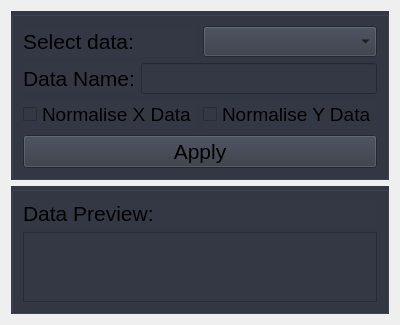
<?xml version="1.0" encoding="UTF-8"?>
<ui version="4.0">
 <class>Form</class>
 <widget class="QWidget" name="Form">
  <property name="geometry">
   <rect>
    <x>0</x>
    <y>0</y>
    <width>400</width>
    <height>300</height>
   </rect>
  </property>
  <property name="windowTitle">
   <string>Form</string>
  </property>
  <layout class="QVBoxLayout" name="verticalLayout_2">
   <item>
    <widget class="QGroupBox" name="groupBox">
     <property name="styleSheet">
      <string notr="true">background-color: rgb(51, 56, 68);</string>
     </property>
     <property name="title">
      <string/>
     </property>
     <layout class="QVBoxLayout" name="verticalLayout">
      <item>
       <layout class="QHBoxLayout" name="horizontalLayout">
        <item>
         <widget class="QLabel" name="label">
          <property name="font">
           <font>
            <pointsize>16</pointsize>
           </font>
          </property>
          <property name="text">
           <string>Select data:</string>
          </property>
         </widget>
        </item>
        <item>
         <widget class="QComboBox" name="cmb_data">
          <property name="enabled">
           <bool>true</bool>
          </property>
          <property name="font">
           <font>
            <pointsize>14</pointsize>
           </font>
          </property>
         </widget>
        </item>
       </layout>
      </item>
      <item>
       <layout class="QHBoxLayout" name="horizontalLayout_2">
        <item>
         <widget class="QLabel" name="label_2">
          <property name="font">
           <font>
            <pointsize>16</pointsize>
           </font>
          </property>
          <property name="text">
           <string>Data Name:</string>
          </property>
         </widget>
        </item>
        <item>
         <widget class="QLineEdit" name="le_dataName">
          <property name="enabled">
           <bool>true</bool>
          </property>
          <property name="font">
           <font>
            <pointsize>14</pointsize>
           </font>
          </property>
         </widget>
        </item>
       </layout>
      </item>
      <item>
       <layout class="QHBoxLayout" name="horizontalLayout_3">
        <item>
         <widget class="QCheckBox" name="cb_normaliseX">
          <property name="enabled">
           <bool>true</bool>
          </property>
          <property name="font">
           <font>
            <pointsize>14</pointsize>
           </font>
          </property>
          <property name="text">
           <string>Normalise X Data</string>
          </property>
         </widget>
        </item>
        <item>
         <widget class="QCheckBox" name="cb_normaliseY">
          <property name="enabled">
           <bool>true</bool>
          </property>
          <property name="font">
           <font>
            <pointsize>14</pointsize>
           </font>
          </property>
          <property name="text">
           <string>Normalise Y Data</string>
          </property>
         </widget>
        </item>
       </layout>
      </item>
      <item>
       <layout class="QHBoxLayout" name="horizontalLayout_4">
        <item>
         <widget class="QPushButton" name="pb_apply">
          <property name="font">
           <font>
            <pointsize>16</pointsize>
           </font>
          </property>
          <property name="text">
           <string>Apply</string>
          </property>
         </widget>
        </item>
       </layout>
      </item>
     </layout>
    </widget>
   </item>
   <item>
    <widget class="QGroupBox" name="groupBox_2">
     <property name="styleSheet">
      <string notr="true">background-color: rgb(51, 56, 68);</string>
     </property>
     <property name="title">
      <string/>
     </property>
     <layout class="QVBoxLayout" name="verticalLayout_3">
      <item>
       <widget class="QLabel" name="label_3">
        <property name="font">
         <font>
          <pointsize>16</pointsize>
         </font>
        </property>
        <property name="text">
         <string>Data Preview:</string>
        </property>
       </widget>
      </item>
      <item>
       <widget class="QListWidget" name="lw_preview"/>
      </item>
     </layout>
    </widget>
   </item>
  </layout>
 </widget>
 <resources/>
 <connections/>
</ui>
